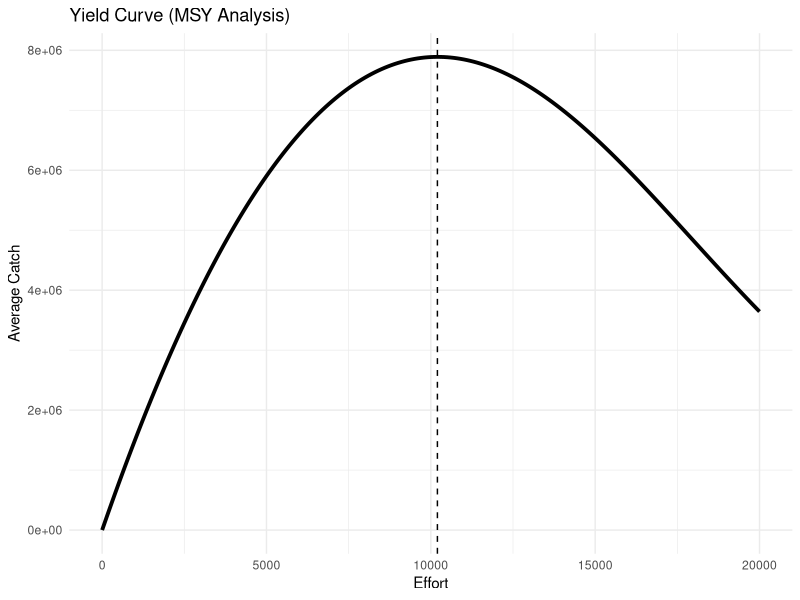
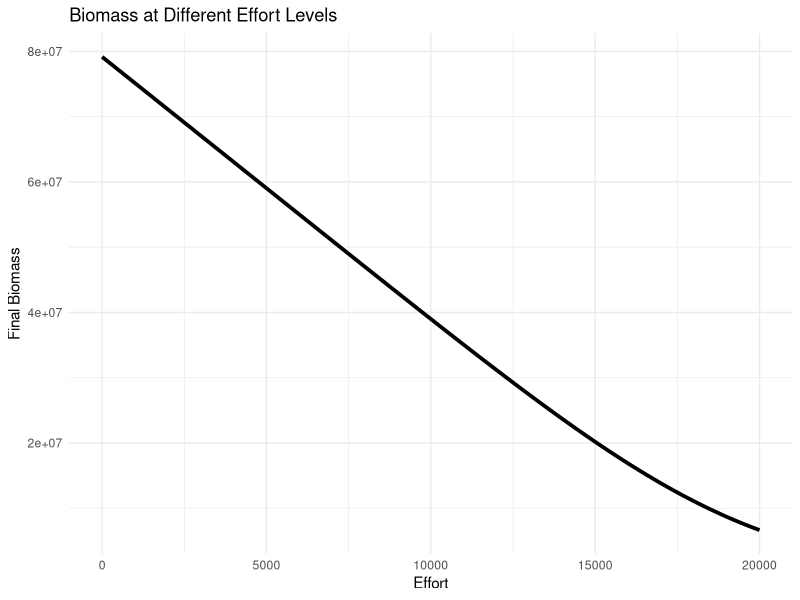
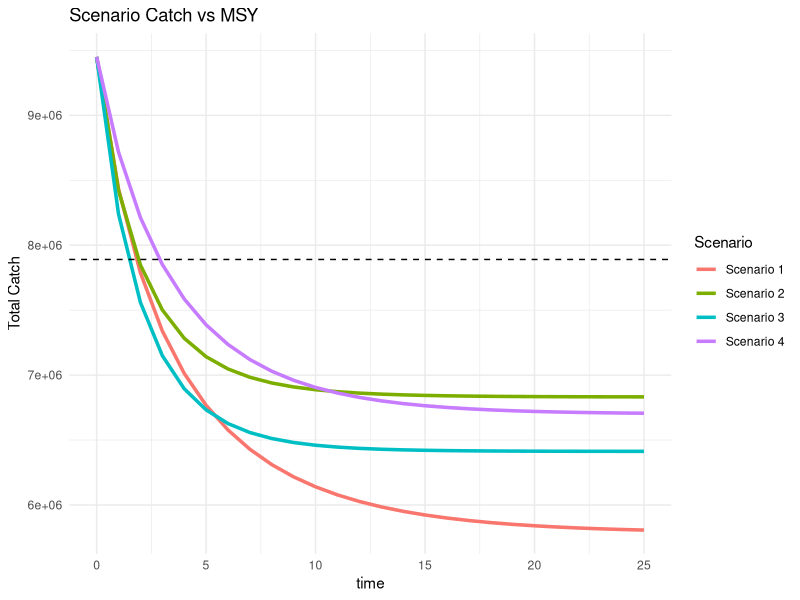
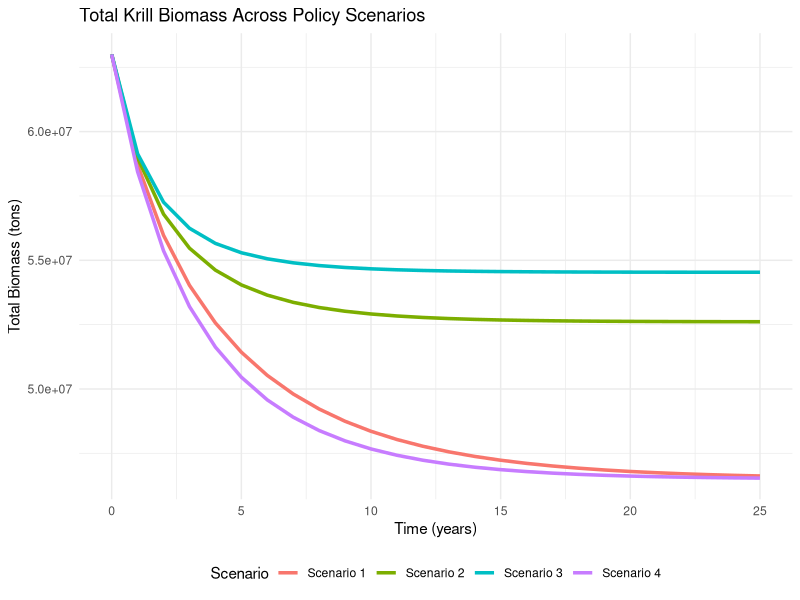
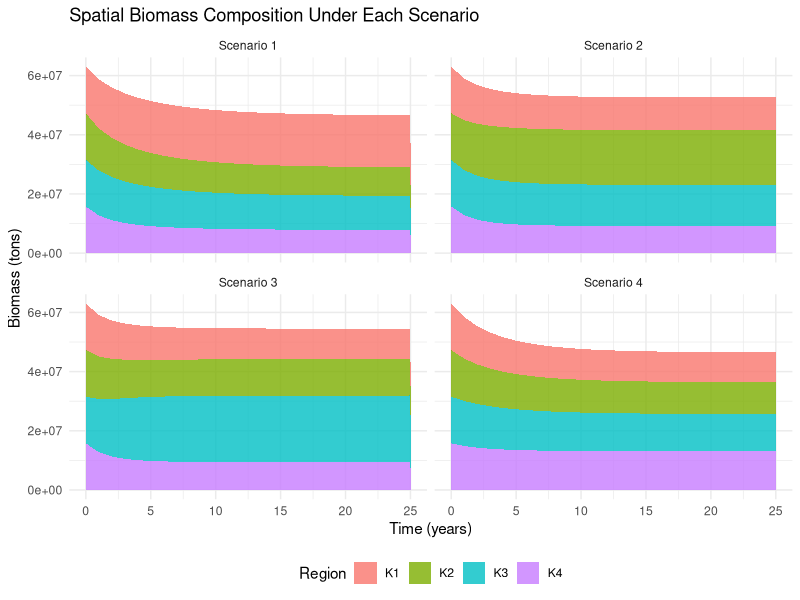

The R source for these figures, in order:
# ==========================================
# ANTARCTIC KRILL – SPATIAL POLICY MODEL
# 4 SCENARIO COMPARISON
# ==========================================

library(deSolve)
library(ggplot2)
library(tidyr)
library(dplyr)

# ------------------------------------------
# 1. PARAMETERS
# ------------------------------------------

base_params <- list(
  
  # Growth rates
  r1 = 0.6, r2 = 0.6, r3 = 0.6, r4 = 0.6,
  
  # Carrying capacities
  Kmax1 = 25000000,
  Kmax2 = 35000000,
  Kmax3 = 40000000,
  Kmax4 = 20000000,
  
  # Natural mortality
  m1 = 0.1, m2 = 0.1, m3 = 0.1, m4 = 0.1,
  
  # Predation
  p1 = 0.1, p2 = 0.1, p3 = 0.1, p4 = 0.1,
  
  # Migration
  m21 = 0.04, m23 = 0.075, m24 = 0.05,
  m32 = 0.075, m34 = 0.05,
  m42 = 0.05, m43 = 0.05,
  
  # Catchability
  q = 2e-5,
  
  # Scenario (will be changed in loop)
  scenario = 0
)

# ------------------------------------------
# 2. INITIAL STATE
# ------------------------------------------

state <- c(
  K1 = 15750000,
  K2 = 15750000,
  K3 = 15750000,
  K4 = 15750000,
  
  # Effort (constant)
  E1 = 10000,
  E2 = 10000,
  E3 = 10000,
  E4 = 10000
)

# ------------------------------------------
# 3. TIME
# ------------------------------------------

times <- seq(0, 25, by = 1)

# ------------------------------------------
# 4. MODEL FUNCTION
# ------------------------------------------

krill_model <- function(t, state, parameters) {
  
  with(as.list(c(state, parameters)), {
    
    # --------------------------
    # Harvest
    # --------------------------
    
    H1 <- q * E1 * K1
    H2 <- q * E2 * K2
    H3 <- q * E3 * K3
    H4 <- q * E4 * K4
    
    # Apply closures
    if (scenario == 1) H1 <- 0
    if (scenario == 2) H2 <- 0
    if (scenario == 3) H3 <- 0
    if (scenario == 4) H4 <- 0
    
    # --------------------------
    # Biomass dynamics
    # --------------------------
    
    dK1 <- r1*K1*(1 - K1/Kmax1) - m1*K1 - p1*K1 - H1
    dK2 <- r2*K2*(1 - K2/Kmax2) - m2*K2 - p2*K2 - H2
    dK3 <- r3*K3*(1 - K3/Kmax3) - m3*K3 - p3*K3 - H3
    dK4 <- r4*K4*(1 - K4/Kmax4) - m4*K4 - p4*K4 - H4
    
    # --------------------------
    # Migration
    # --------------------------
    
    # From region 2
    dK2 <- dK2 - m21*K2 - m23*K2 - m24*K2
    dK1 <- dK1 + m21*K2
    dK3 <- dK3 + m23*K2
    dK4 <- dK4 + m24*K2
    
    # From region 3
    dK3 <- dK3 - m32*K3 - m34*K3
    dK2 <- dK2 + m32*K3
    dK4 <- dK4 + m34*K3
    
    # From region 4
    dK4 <- dK4 - m42*K4 - m43*K4
    dK2 <- dK2 + m42*K4
    dK3 <- dK3 + m43*K4
    
    # Effort constant
    list(c(dK1, dK2, dK3, dK4,
           dE1 = 0,
           dE2 = 0,
           dE3 = 0,
           dE4 = 0))
  })
}

# ------------------------------------------
# 5. RUN ALL SCENARIOS
# ------------------------------------------

results <- list()

for (s in 1:4) {
  
  params <- base_params
  params$scenario <- s
  
  out <- ode(y = state, times = times,
             func = krill_model, parms = params)
  
  out <- as.data.frame(out)
  
  # --------------------------
  # Compute Harvest
  # --------------------------
  
  out$H1 <- params$q * out$E1 * out$K1
  out$H2 <- params$q * out$E2 * out$K2
  out$H3 <- params$q * out$E3 * out$K3
  out$H4 <- params$q * out$E4 * out$K4
  
  # Apply scenario closures
  if (s == 1) out$H1 <- 0
  if (s == 2) out$H2 <- 0
  if (s == 3) out$H3 <- 0
  if (s == 4) out$H4 <- 0
  
  # --------------------------
  # Total Catch
  # --------------------------
  
  out$TotalCatch <- out$H1 + out$H2 + out$H3 + out$H4
  
  out$CumulativeCatch <- cumsum(out$TotalCatch)
  
  # --------------------------
  # Total Biomass
  # --------------------------
  
  out$TotalBiomass <- rowSums(out[,c("K1","K2","K3","K4")])
  
  out$Scenario <- paste("Scenario", s)
  
  results[[s]] <- out
}

all_results <- bind_rows(results)

final_summary <- all_results %>%
  group_by(Scenario) %>%
  summarise(
    FinalBiomass = last(TotalBiomass),
    TotalCatch = last(CumulativeCatch)
  )

initial_total_biomass <- sum(state[c("K1","K2","K3","K4")])

sustainable <- final_summary %>%
  filter(FinalBiomass >= initial_total_biomass)

best_policy <- sustainable %>%
  arrange(desc(TotalCatch)) %>%
  slice(1)

best_policy

# ==========================================
# 6. MSY ANALYSIS (NUMERICAL)
# ==========================================

effort_values <- seq(0, 20000, by = 100)

msy_results <- data.frame()

for (e in effort_values) {
  
  # set equal effort in all regions
  state_msy <- state
  state_msy["E1"] <- e
  state_msy["E2"] <- e
  state_msy["E3"] <- e
  state_msy["E4"] <- e
  
  out_msy <- ode(y = state_msy, times = times,
                 func = krill_model,
                 parms = base_params)
  
  out_msy <- as.data.frame(out_msy)
  
  # compute harvest
  out_msy$H1 <- base_params$q * e * out_msy$K1
  out_msy$H2 <- base_params$q * e * out_msy$K2
  out_msy$H3 <- base_params$q * e * out_msy$K3
  out_msy$H4 <- base_params$q * e * out_msy$K4
  
  out_msy$TotalCatch <- out_msy$H1 + out_msy$H2 +
    out_msy$H3 + out_msy$H4
  
  mean_catch <- mean(out_msy$TotalCatch[(length(times)/2):length(times)])
  
  final_biomass <- sum(out_msy[nrow(out_msy), c("K1","K2","K3","K4")])
  
  msy_results <- rbind(msy_results,
                       data.frame(Effort = e,
                                  MeanCatch = mean_catch,
                                  FinalBiomass = final_biomass))
}

# Plot MSY 
ggplot(msy_results, aes(Effort, MeanCatch)) +
  geom_line(size = 1.3) +
  theme_minimal() +
  labs(title = "Yield Curve (MSY Analysis)",
       x = "Effort",
       y = "Average Catch") +
  geom_vline(xintercept =
               msy_results$Effort[which.max(msy_results$MeanCatch)],
             linetype="dashed")

# Plot Biomass at different effort levels
ggplot(msy_results, aes(Effort, FinalBiomass)) +
  geom_line(size = 1.3) +
  theme_minimal() +
  labs(title = "Biomass at Different Effort Levels",
       x = "Effort",
       y = "Final Biomass")

# Identify MSY point
msy_point <- msy_results[which.max(msy_results$MeanCatch), ]

msy_point

# Compare scenario catches to MSY
MSY_value <- max(msy_results$MeanCatch)

ggplot(all_results, aes(time, TotalCatch, color = Scenario)) +
  geom_line(size = 1.2) +
  geom_hline(yintercept = MSY_value,
             linetype="dashed") +
  theme_minimal() +
  labs(title = "Scenario Catch vs MSY",
       y = "Total Catch")
# ------------------------------------------
# 7. TOTAL BIOMASS COMPARISON
# ------------------------------------------

ggplot(all_results, 
       aes(time, TotalBiomass, color = Scenario)) +
  geom_line(size = 1.2) +
  theme_minimal() +
  labs(title = "Total Krill Biomass Across Policy Scenarios",
       x = "Time (years)",
       y = "Total Biomass (tons)") +
  theme(legend.position = "bottom")

# ------------------------------------------
# 8. REGIONAL BIOMASS COMPOSITION (STACKED)
# ------------------------------------------

out_long <- all_results %>%
  pivot_longer(cols = c(K1,K2,K3,K4),
               names_to = "Region",
               values_to = "Biomass")

ggplot(out_long, 
       aes(x = time, y = Biomass, fill = Region)) +
  geom_area(alpha = 0.8) +
  facet_wrap(~Scenario) +
  theme_minimal() +
  labs(title = "Spatial Biomass Composition Under Each Scenario",
       x = "Time (years)",
       y = "Biomass (tons)") +
  theme(legend.position = "bottom")
